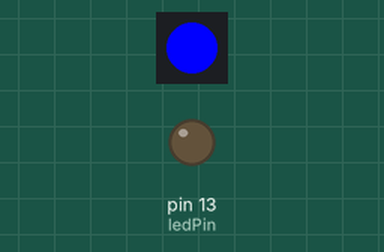
Recording of a sketch running on a simulated Arduino Uno, built with avr-gcc and run on an emulated ATmega328P. On the bench: 1 RGB LEDs in strip order, left to right, output pins drawn as LEDs (lit = HIGH). Wiring (inferred from the names in the program): WS2801 LEDs: data pin 7; clock pin 8. Random numbers use the default seed unless the sketch sets one; pins used as bus, display or sensor lines are not drawn; what the sketch prints to the serial monitor is not drawn.

Above: at 0.1 s.
Timing chart, 0 to 40.0 s (numbered marks = the images above):
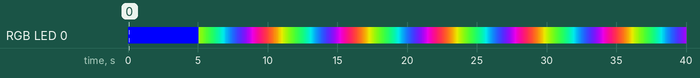

The sketch:

LED_StripRainbow3.ino
```cpp
// (licence header left out)
const int ledPin = 13; //On board LED

int SDI = 7; //Red wire (not the red 5V wire!)
int CKI = 8; //Green wire

//#define STRIP_LENGTH 32 //32 LEDs on this strip
#define STRIP_LENGTH 1
//# LEDs on this strip
long strip_colors[STRIP_LENGTH];

const int pwmPinCnt = 3;
#define PWM_MIN_VAL  0
#define PWM_MAX_VAL  255
#define PWM_DEF_VAL  ((int)((PWM_MAX_VAL+PWM_MIN_VAL)/2.0))
int pwmDutyCycle[pwmPinCnt] = {
  PWM_DEF_VAL, PWM_DEF_VAL, PWM_DEF_VAL};

// modulating background color
//float oSpeed = .000075;
float oSpeed = 0.001;

const float rOffset = PWM_DEF_VAL/(float)PWM_MAX_VAL;
const float gOffset = PWM_DEF_VAL/(float)PWM_MAX_VAL;
const float bOffset = PWM_DEF_VAL/(float)PWM_MAX_VAL;

int rValue = PWM_MAX_VAL;
int gValue = PWM_MAX_VAL;
int bValue = PWM_MAX_VAL;


void setup() {
  pinMode(ledPin, OUTPUT);

  pinMode(SDI, OUTPUT);
  pinMode(CKI, OUTPUT);

  Serial.begin(57600);
  Serial.println("Hello!");

  //Clear out the array
  for(int x = 0 ; x < STRIP_LENGTH ; x++) {
    strip_colors[x] = ((long)0xff)<<((x%3)*8);
    Serial.println(strip_colors[x],HEX);
  }
  post_frame();

  delay(5000);

  //randomSeed(analogRead(0));

}

void loop() {
  while(1){ //Do nothing
    //addRandom();
    updateColor();
    //loopColor();
    post_frame(); //Push the current color frame to the strip

    //digitalWrite(ledPin, HIGH);   // set the LED on
    //delay(50);                  // wait for a second
    //digitalWrite(ledPin, LOW);    // set the LED off
    delay(50);                  // wait for a second
  }
}

void loopColor(void) {
  int x;
  long tmp;

  tmp = strip_colors[STRIP_LENGTH-1];

  //First, shuffle all the current colors down one spot on the strip
  for(x = (STRIP_LENGTH - 1) ; x > 0 ; x--) {
    strip_colors[x] = strip_colors[x - 1];
  }
  strip_colors[0] = tmp;
}

//Throws random colors down the strip array
void addRandom(void) {
  int x;

  //First, shuffle all the current colors down one spot on the strip
  for(x = (STRIP_LENGTH - 1) ; x > 0 ; x--) {
    strip_colors[x] = strip_colors[x - 1];
  }

  //Now form a new RGB color
  long new_color = 0;
  for(x = 0 ; x < 3 ; x++){
    new_color <<= 8;
    new_color |= random(0xFF); //Give me a number from 0 to 0xFF
    //new_color &= 0xFFFFF0; //Force the random number to just the upper brightness levels. It sort of works.
  }

  strip_colors[0] = new_color; //Add the new random color to the strip
}

void updateColor() {
  int x;
  float tm = (float) millis() * oSpeed;

  bValue = (int)constrain((PWM_MAX_VAL*(sin(tm)/2+rOffset)), PWM_MIN_VAL, PWM_MAX_VAL);
  gValue = (int)constrain((PWM_MAX_VAL*(sin(tm+TWO_PI/3)/2+gOffset)), PWM_MIN_VAL, PWM_MAX_VAL);
  rValue = (int)constrain((PWM_MAX_VAL*(sin(tm+2*TWO_PI/3)/2+bOffset)), PWM_MIN_VAL, PWM_MAX_VAL);

  //Now form a new RGB color
  long new_color = 0;
  //  for(x = 0 ; x < 3 ; x++){
  //    new_color <<= 8;
  //    new_color |= random(0xFF); //Give me a number from 0 to 0xFF
  //    //new_color &= 0xFFFFF0; //Force the random number to just the upper brightness levels. It sort of works.
  //  }
  new_color |= rValue;
  new_color <<= 8;
  new_color |= gValue;
  new_color <<= 8;
  new_color |= bValue;

  strip_colors[0] = new_color; //Add the new random color to the strip

  //First, shuffle all the current colors down one spot on the strip
  for(x = (STRIP_LENGTH - 1) ; x > 0 ; x--) {
    strip_colors[x] = strip_colors[x - 1];
  }

#if DEBUG
  Serial.print(rValue);
  Serial.print(", ");
  Serial.print(gValue);
  Serial.print(", ");
  Serial.println(bValue);
#endif
}

//Takes the current strip color array and pushes it out
void post_frame (void) {
  //Each LED requires 24 bits of data
  //MSB: R7, R6, R5..., G7, G6..., B7, B6... B0
  //Once the 24 bits have been delivered, the IC immediately relays these bits to its neighbor
  //Pulling the clock low for 500us or more causes the IC to post the data.

  for(int LED_number = 0 ; LED_number < STRIP_LENGTH ; LED_number++) {
    long this_led_color = strip_colors[LED_number]; //24 bits of color data

    for(byte color_bit = 23 ; color_bit != 255 ; color_bit--) {
      //Feed color bit 23 first (red data MSB)

      digitalWrite(CKI, LOW); //Only change data when clock is low

      long mask = 1L << color_bit;
      //The 1'L' forces the 1 to start as a 32 bit number, otherwise it defaults to 16-bit.

      if(this_led_color & mask)
        digitalWrite(SDI, HIGH);
      else
        digitalWrite(SDI, LOW);

      digitalWrite(CKI, HIGH); //Data is latched when clock goes high
    }
  }

  //Pull clock low to put strip into reset/post mode
  digitalWrite(CKI, LOW);
  delayMicroseconds(500); //Wait for 500us to go into reset
}
```
